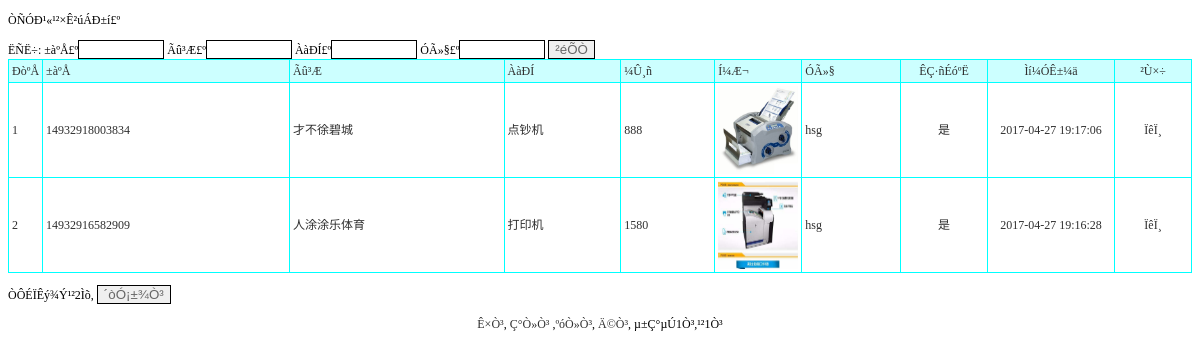
Screenshot of /PHP/gonggongzichan_list2.php (signed in) with the database file from the repository.
### tables this page shows
CREATE TABLE `gonggongzichan` (
  `id` int(11) NOT NULL AUTO_INCREMENT,
  `bianhao` varchar(50) DEFAULT NULL,
  `mingcheng` varchar(300) DEFAULT NULL,
  `leixing` varchar(50) DEFAULT NULL,
  `jiage` varchar(50) DEFAULT NULL,
  `tupian` varchar(50) DEFAULT NULL,
  `shuoming` varchar(500) DEFAULT NULL,
  `yonghu` varchar(50) DEFAULT NULL,
  `issh` varchar(10) DEFAULT '否',
  `addtime` timestamp NOT NULL DEFAULT CURRENT_TIMESTAMP,
  PRIMARY KEY (`id`)
);

### PHP/gonggongzichan_list2.php (the view, shortened to what this page needs)
<!DOCTYPE html PUBLIC "-//W3C//DTD XHTML 1.0 Transitional//EN" "http://www.w3.org/TR/xhtml1/DTD/xhtml1-transitional.dtd">
<html xmlns="http://www.w3.org/1999/xhtml">
<head>
<link rel="stylesheet" href="css.css" type="text/css">
</head>
<body>
<p>ÒÑÓÐ¹«¹²×Ê²úÁÐ±í£º</p>
<form id="form1" name="form1" method="post" action="">
  ËÑË÷: ±àºÅ£º<input name="bianhao" type="text" id="bianhao" style='border:solid 1px #000000; color:#666666;width:80px' /> Ãû³Æ£º<input name="mingcheng" type="text" id="mingcheng" style='border:solid 1px #000000; color:#666666;width:80px' /> ÀàÐÍ£º<input name="leixing" type="text" id="leixing" style='border:solid 1px #000000; color:#666666;width:80px' /> ÓÃ»§£º<input name="yonghu" type="text" id="yonghu" style='border:solid 1px #000000; color:#666666;width:80px' />
  <input type="submit" name="Submit" value="²éÕÒ" style='border:solid 1px #000000; color:#666666' />
</form>
<table width="100%" border="1" align="center" cellpadding="3" cellspacing="1" bordercolor="#00FFFF" style="border-collapse:collapse">
  <tr>
    <td width="25" bgcolor="#CCFFFF">ÐòºÅ</td>
    <td bgcolor='#CCFFFF'>±àºÅ</td>
    <td bgcolor='#CCFFFF'>Ãû³Æ</td>
    <td bgcolor='#CCFFFF'>ÀàÐÍ</td>
    <td bgcolor='#CCFFFF'>¼Û¸ñ</td>
    <td bgcolor='#CCFFFF'>Í¼Æ¬</td>
    <td bgcolor='#CCFFFF'>ÓÃ»§</td>
    <td bgcolor='#CCFFFF' width='80' align='center'>ÊÇ·ñÉóºË</td>
    <td width="120" align="center" bgcolor="#CCFFFF">Ìí¼ÓÊ±¼ä</td>
    <td width="70" align="center" bgcolor="#CCFFFF">²Ù×÷</td>
  </tr>
  <?php
    $sql="select * from gonggongzichan where yonghu='".$_SESSION['username']."'";
  $sql=$sql." order by id desc";
$query=mysql_query($sql);
  $rowscount=mysql_num_rows($query);
  if($rowscount==0)
  {}
  else
  {
  $pagelarge=10;
  $pagecurrent=$_GET["pagecurrent"];
  if($rowscount%$pagelarge==0)
  {
		$pagecount=$rowscount/$pagelarge;
  }
  else
  {
   		$pagecount=intval($rowscount/$pagelarge)+1;
  }
  if($pagecurrent=="" || $pagecurrent<=0)
{
	$pagecurrent=1;
}
		$ddddd=$pagecurrent*$pagelarge;
	if($pagecurrent==$pagecount)
	{
		if($rowscount%$pagelarge==0)
		{
		$ddddd=$pagecurrent*$pagelarge;
		}
		else
		{
		$ddddd=$pagecurrent*$pagelarge-$pagelarge+$rowscount%$pagelarge;
		}
	}
	for($i=$pagecurrent*$pagelarge-$pagelarge;$i<$ddddd;$i++)
{
  ?>
  <tr>
    <td width="25"><?php echo $i+1;?></td>
    <td><?php echo mysql_result($query,$i,bianhao);?></td>
    <td><?php echo mysql_result($query,$i,mingcheng);?></td>
    <td><?php echo mysql_result($query,$i,leixing);?></td>
    <td><?php echo mysql_result($query,$i,jiage);?></td>
    <td width='80'><a href="<?php echo mysql_result($query,$i,tupian) ?>" target='_blank'><img src='<?php echo mysql_result($query,$i,tupian) ?>' width='80' height='88' border='0'></a></td>
    <td><?php echo mysql_result($query,$i,yonghu);?></td>
    <td width='80' align='center'><?php echo mysql_result($query,$i,"issh")?></td>
    <td width="120" align="center"><?php echo mysql_result($query,$i,"addtime");?></td>
    <td width="70" align="center">
	 <a href="gonggongzichan_detail.php?id=<?php echo mysql_result($query,$i,"id");?>">ÏêÏ¸</a></td>
  </tr>
  	<?php
	}
}
?>
</table>
<p>ÒÔÉÏÊý¾Ý¹²<?php echo $rowscount;?>Ìõ,
  <input type="button" name="Submit2" onclick="javascript:window.print();" value="´òÓ¡±¾Ò³" style='border:solid 1px #000000; color:#666666' />
</p>
<p align="center"><a href="gonggongzichan_list2.php?pagecurrent=1">Ê×Ò³</a>, <a href="gonggongzichan_list2.php?pagecurrent=<?php echo $pagecurrent-1;?>">Ç°Ò»Ò³</a> ,<a href="gonggongzichan_list2.php?pagecurrent=<?php echo $pagecurrent+1;?>">ºóÒ»Ò³</a>, <a href="gonggongzichan_list2.php?pagecurrent=<?php echo $pagecount;?>">Ä©Ò³</a>, µ±Ç°µÚ<?php echo $pagecurrent;?>Ò³,¹²<?php echo $pagecount;?>Ò³ </p>
</body>
</html>

### PHP/css.css (style rules this page uses)
A:link { color: #2f2f2f; text-decoration: none; }
td { font-family:"宋体"; font-size: 12px; color: #2f2f2f; line-height: 16px; }

### rows the page displays
gonggongzichan: bianhao "14932918003834", mingcheng "才不徐碧城", leixing "点钞机", jiage "888", tupian (picture), yonghu "hsg", issh "是", addtime "2017-04-27 19:17:06"
gonggongzichan: bianhao "14932916582909", mingcheng "人涂涂乐体育", leixing "打印机", jiage "1580", tupian (picture), yonghu "hsg", issh "是", addtime "2017-04-27 19:16:28"

### other values shown
$rowscount "2"
$pagecurrent "1"
$pagecount "1"
